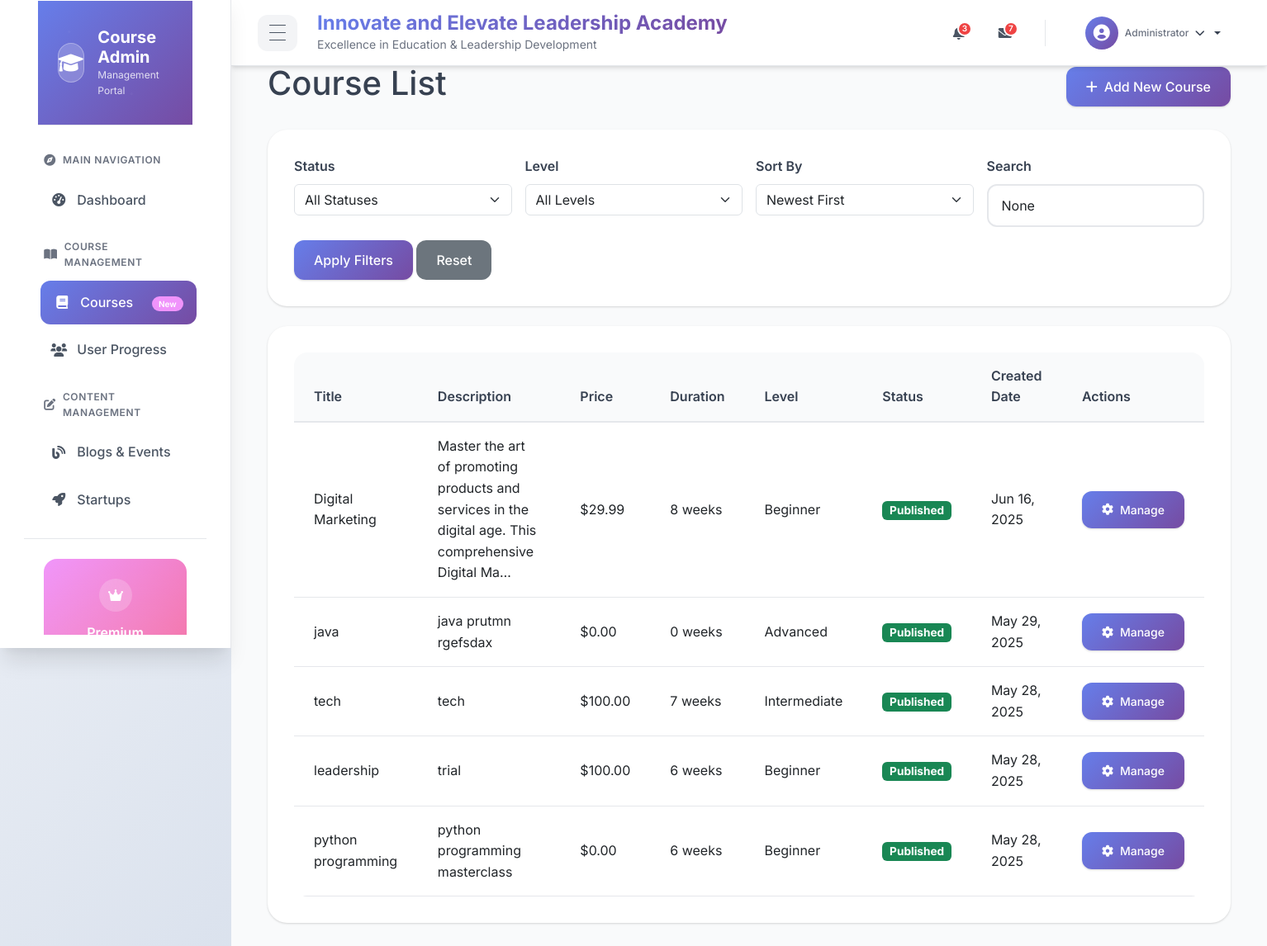
/users/custom_admin/courses/ (signed in), run on the app's committed database.
### courses/models.py (models this page shows, shortened)
class Course(models.Model):
    STATUS_CHOICES = [
        ('draft', 'Draft'),
        ('published', 'Published'),
        ('archived', 'Archived'),
    ]
    title = models.CharField(max_length=200)
    slug = models.SlugField(unique=True, help_text="A unique identifier for the course, used in URLs.")
    description = models.TextField()
    category = models.ForeignKey(Category, on_delete=models.SET_NULL, null=True, blank=True, related_name='courses')
    instructor = models.ForeignKey(User, on_delete=models.SET_NULL, null=True, blank=True, related_name='courses_taught') # Assuming User can be an instructor
    price = models.DecimalField(max_digits=6, decimal_places=2, default=0.00) # 0 for free courses
    duration = models.PositiveIntegerField(help_text="Duration in weeks", default=0) # Changed to PositiveIntegerField
    created_date = models.DateTimeField(auto_now_add=True)
    updated_date = models.DateTimeField(auto_now=True)
    thumbnail = models.ImageField(upload_to='course_thumbnails/', blank=True, null=True) # Added null=True
    level = models.CharField(max_length=20, choices=[
        ('BEGINNER', 'Beginner'),
        ('INTERMEDIATE', 'Intermediate'),
        ('ADVANCED', 'Advanced')
    ], default='BEGINNER') # Added default
    status = models.CharField(max_length=10, choices=STATUS_CHOICES, default='published') # Replaced is_published
    class Meta:
        ordering = ['title']

### custom_admin/views.py (the view)
# urls.py: path('courses/', views.course_list_view, name='course_list'),
@login_required
def course_list_view(request):
    courses = Course.objects.select_related('category', 'instructor').all()
    status = request.GET.get('status')
    if status:
        courses = courses.filter(status=status)
    level = request.GET.get('level')
    if level:
        courses = courses.filter(level=level)
    search_query = request.GET.get('search')
    if search_query:
        courses = courses.filter(
            Q(title__icontains=search_query) |
            Q(description__icontains=search_query)
        )
    sort_by = request.GET.get('sort', '-created_date')
    if sort_by == 'title':
        courses = courses.order_by('title')
    elif sort_by == 'price':
        courses = courses.order_by('price')
    elif sort_by == 'duration':
        courses = courses.order_by('duration')
    else:
        courses = courses.order_by('-created_date')
    context = {
        'courses': courses,
        'status_choices': Course.STATUS_CHOICES,
        'level_choices': Course._meta.get_field('level').choices,
        'current_status': status,
        'current_level': level,
        'current_sort': sort_by,
        'search_query': search_query,
    }
    return render(request, 'custom_admin/course_list.html', context)

### users/models.py (called while the page is built)
    def get_full_name(self):
        return f"{self.first_name} {self.last_name}"

### custom_admin/templates/custom_admin/course_list.html (shortened to what this page needs)
{% extends "admin/base_admin.html" %}
{% block content %}
<div class="container-fluid">
    <div class="d-flex justify-content-between align-items-center mb-4">
        <h1>Course List</h1>
        <a href="{% url 'custom_admin:course_create' %}" class="btn btn-primary">
            <i class="fas fa-plus"></i> Add New Course
        </a>
    </div>
    <div class="card mb-4">
        <div class="card-body">
            <form method="get" class="row g-3">
                <div class="col-md-3">
                    <label for="status" class="form-label">Status</label>
                    <select name="status" id="status" class="form-select">
                        <option value="">All Statuses</option>
                    </select>
                </div>
                <div class="col-md-3">
                    <label for="level" class="form-label">Level</label>
                    <select name="level" id="level" class="form-select">
                        <option value="">All Levels</option>
                    </select>
                </div>
                <div class="col-md-3">
                    <label for="sort" class="form-label">Sort By</label>
                    <select name="sort" id="sort" class="form-select">
                        <option value="-created_date" {% if current_sort == '-created_date' %}selected{% endif %}>Newest First</option>
                    </select>
                </div>
                <div class="col-md-3">
                    <label for="search" class="form-label">Search</label>
                    <input type="text" name="search" id="search" class="form-control" placeholder="Search courses..." value="{{ search_query }}">
                </div>
                <div class="col-12">
                    <button type="submit" class="btn btn-primary">Apply Filters</button>
                    <a href="{% url 'custom_admin:course_list' %}" class="btn btn-secondary">Reset</a>
                </div>
            </form>
        </div>
    </div>
    <div class="card">
        <div class="card-body">
            <div class="table-responsive">
                <table class="table table-hover">
                    <thead>
                        <tr>
                            <th>Title</th>
                            <th>Description</th>
                            <th>Price</th>
                            <th>Duration</th>
                            <th>Level</th>
                            <th>Status</th>
                            <th>Created Date</th>
                            <th>Actions</th>
                        </tr>
                    </thead>
                    <tbody>
                        {% for course in courses %}
                            <tr>
                                <td>{{ course.title }}</td>
                                <td>{{ course.description|truncatechars:100 }}</td>
                                <td>${{ course.price }}</td>
                                <td>{{ course.duration }} weeks</td>
                                <td>{{ course.get_level_display }}</td>
                                <td>
                                    <span class="badge {% if course.status == 'published' %}bg-success{% else %}bg-warning{% endif %}">
                                        {{ course.get_status_display }}
                                    </span>
                                </td>
                                <td>{{ course.created_date|date:"M d, Y" }}</td>
                                <td>
                                    <a href="{% url 'custom_admin:course_detail' course_id=course.pk %}"
                                       class="btn btn-primary btn-sm">
                                        <i class="fas fa-cog"></i> Manage
                                    </a>
                                </td>
                            </tr>
                        {% empty %}
                            <tr>
                                <td colspan="8" class="text-center">No courses available.</td>
                            </tr>
                        {% endfor %}
                    </tbody>
                </table>
            </div>
        </div>
    </div>
</div>
{% endblock %}

### staticfiles/css/styles.css (style rules this page uses)
:root { --primary-color: #2c3e50; --secondary-color: #c97a04; --accent-color: #e74c3c; --text-color: #333; --light-bg: #f5f6fa; }
* { margin: 0; padding: 0; box-sizing: border-box; }
html { scroll-behavior: smooth; }
body { font-family: 'Segoe UI', Tahoma, Geneva, Verdana, sans-serif; line-height: 1.6; color: var(--text-color); }

### custom_admin/templates/custom_admin/course_list.html (style rules this page uses)
.table td { vertical-align: middle; }
.badge { font-size: 0.85em; }

### templates/admin/base_admin.html (style rules this page uses)
:root { --sidebar-width: 280px; --sidebar-collapsed-width: 80px; --header-height: 80px; --primary-gradient: linear-gradient(135deg, #667eea 0%, #764ba2 100%); --secondary-gradient: linear-gradient(135deg, #f093fb 0%, #f5576c 100%); --success-gradient: linear-gradient(135deg, #4facfe 0%, #00f2fe 100%); --warning-gradient: linear-gradient(135deg, #43e97b 0%, #38f9d7 100%); --danger-gradient: linear-gradient(135deg, #fa709a 0%, #fee140 100%); --primary-color: #667eea; --primary-dark: #5a67d8; --secondary-color: #764ba2; --accent-color: #f093fb; --success-color: #10b981; --info-color: #3b82f6; --warning-color: #f59e0b; --danger-color: #ef4444; --white: #ffffff; --gray-50: #f9fafb; --gray-100: #f3f4f6; --gray-200: #e5e7eb; --gray-300: #d1d5db; --gray-400: #9ca3af; --gray-500: #6b7280; --gray-600: #4b5563; --gray-700: #374151; --gray-800: #1f2937; --gray-900: #111827; --shadow-sm: 0 1px 2px 0 rgba(0, 0, 0, 0.05); --shadow: 0 1px 3px 0 rgba(0, 0, 0, 0.1), 0 1px 2px 0 rgba(0, 0, 0, 0.06); --shadow-md: 0 4px 6px -1px rgba(0, 0, 0, 0.1), 0 2px 4px -1px rgba(0, 0, 0, 0.06); --shadow-lg: 0 10px 15px -3px rgba(0, 0, 0, 0.1), 0 4px 6px -2px rgba(0, 0, 0, 0.05); --shadow-xl: 0 20px 25px -5px rgba(0, 0, 0, 0.1), 0 10px 10px -5px rgba(0, 0, 0, 0.04); --radius-sm: 0.375rem; --radius: 0.5rem; --radius-md: 0.75rem; --radius-lg: 1rem; --radius-xl: 1.5rem; --transition: all 0.3s cubic-bezier(0.4, 0, 0.2, 1); --transition-fast: all 0.15s cubic-bezier(0.4, 0, 0.2, 1); }
* { box-sizing: border-box; }
body { font-family: 'Inter', -apple-system, BlinkMacSystemFont, 'Segoe UI', Roboto, sans-serif; background: linear-gradient(135deg, #f5f7fa 0%, #c3cfe2 100%); margin: 0; padding: 0; line-height: 1.6; color: var(--gray-700); overflow-x: hidden; }
.card { border: none; border-radius: var(--radius-xl); box-shadow: var(--shadow); margin-bottom: 2rem; background: var(--white); overflow: hidden; transition: var(--transition); }
.card-body { padding: 2rem; }
.btn { border-radius: var(--radius-md); font-weight: 500; transition: var(--transition); border: none; padding: 0.75rem 1.5rem; display: inline-flex; align-items: center; gap: 0.5rem; text-decoration: none; }
.btn-primary { background: var(--primary-gradient); color: var(--white); box-shadow: var(--shadow); }
.table { margin-bottom: 0; border-radius: var(--radius-lg); overflow: hidden; }
.table th { border-top: none; background: var(--gray-50); font-weight: 600; color: var(--gray-700); padding: 1rem 1.5rem; border-bottom: 2px solid var(--gray-200); }
.table td { padding: 1rem 1.5rem; border-bottom: 1px solid var(--gray-200); vertical-align: middle; }
.form-control { border: 2px solid var(--gray-200); border-radius: var(--radius-md); padding: 0.75rem 1rem; transition: var(--transition); background: var(--white); }
.form-label { font-weight: 600; color: var(--gray-700); margin-bottom: 0.5rem; }

### data on the page
Course: title "Digital Marketing", description "Master the art of promoting products and services in the digital age. This comprehensive Digital Ma…", price "29.99", duration "8", level "Beginner", status "Published", created_date "Jun 16, 2025"
Course: title "java", description "java prutmn rgefsdax", price "0.00", duration "0", level "Advanced", status "Published", created_date "May 29, 2025"
Course: title "tech", description "tech", price "100.00", duration "7", level "Intermediate", status "Published", created_date "May 28, 2025"
Course: title "leadership", description "trial", price "100.00", duration "6", level "Beginner", status "Published", created_date "May 28, 2025"
Course: title "python programming", description "python programming masterclass", price "0.00", duration "6", level "Beginner", status "Published", created_date "May 28, 2025"
